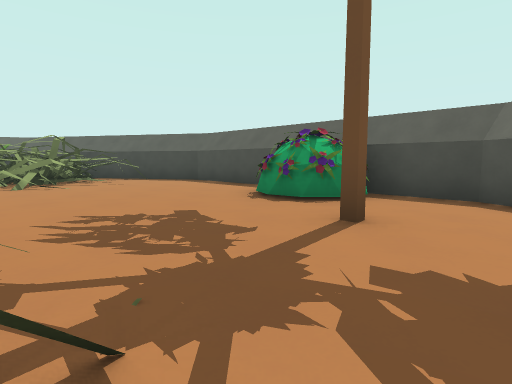
[1] (above)

23 first-person views from a walk through a level from a Godot 3-D game. The camera is 1.2 m above the floor, tilts 6° down and sees 80° across. The floor is counted in squares, 2 m on a side. Each view is taken from the middle of a square. On the plan, view 1 faces up. The plan holds only what a view shows up to about 9 squares ahead; the rest is blank. The place goes on beyond the plan. Characters and animated objects are left out.

[2]
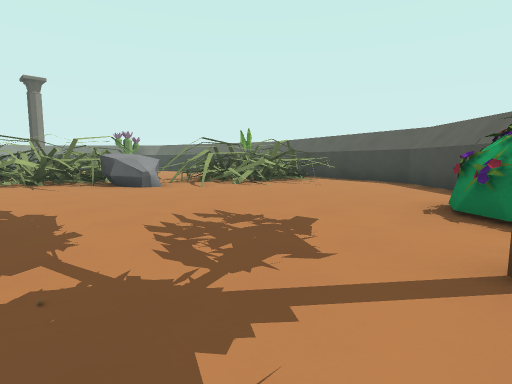

[3]
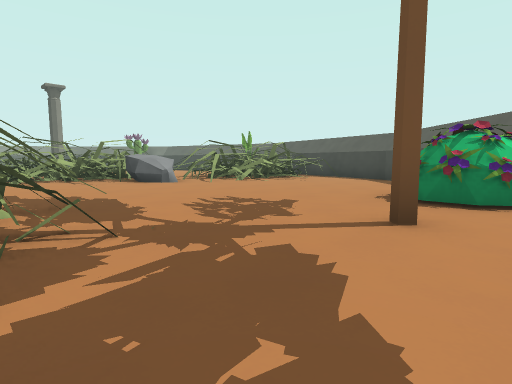

[4]
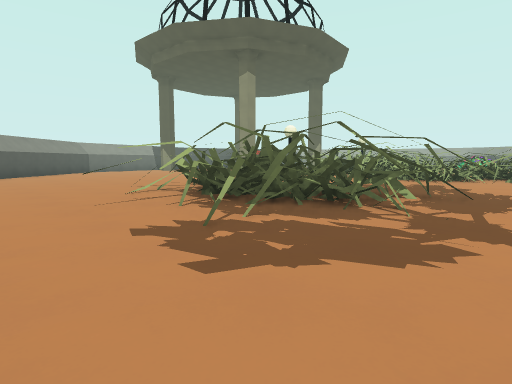

[5]
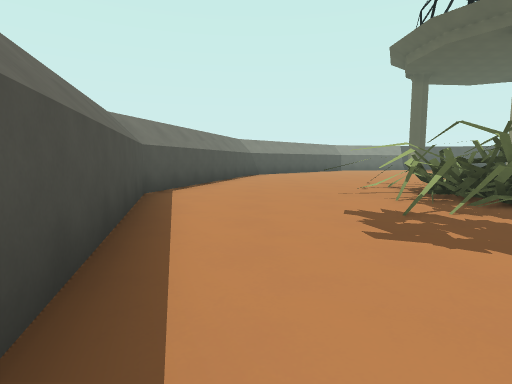

[6]
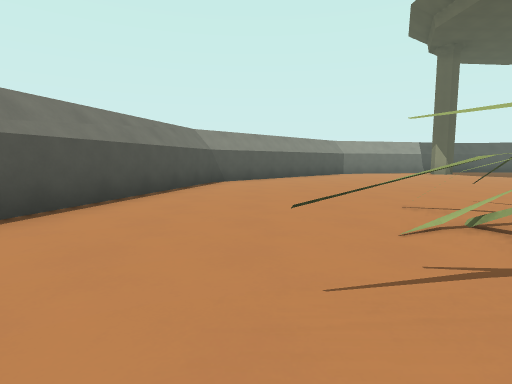

[7]
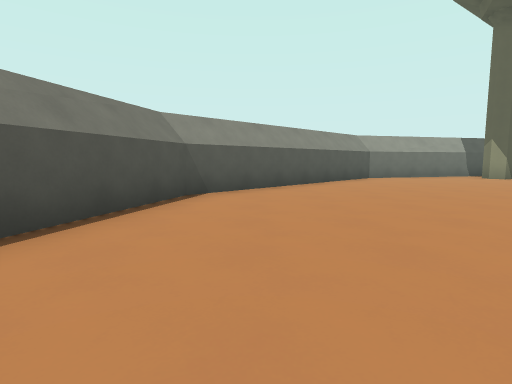

[8]
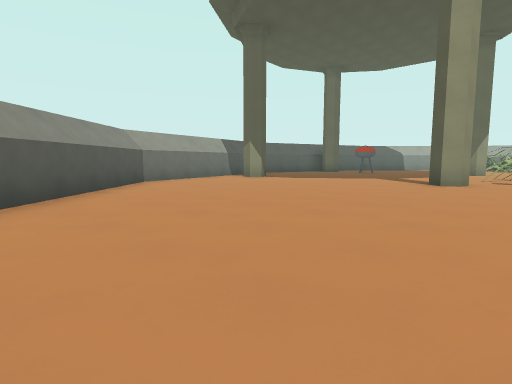

[9]
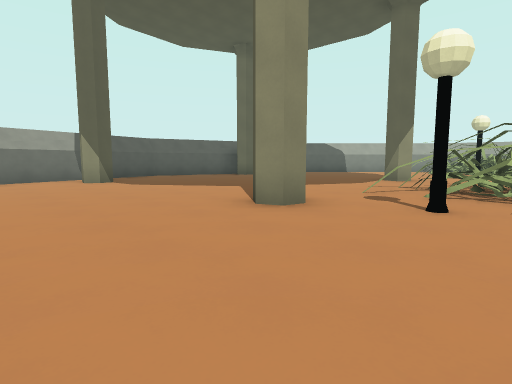

[10]
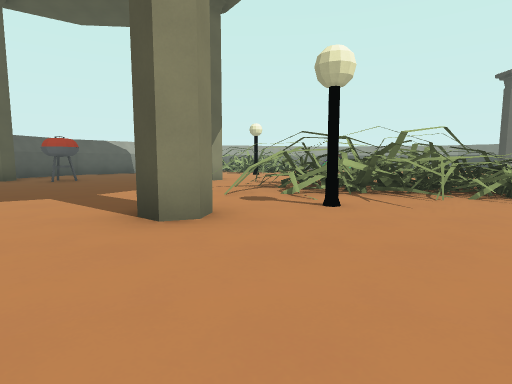

[11]
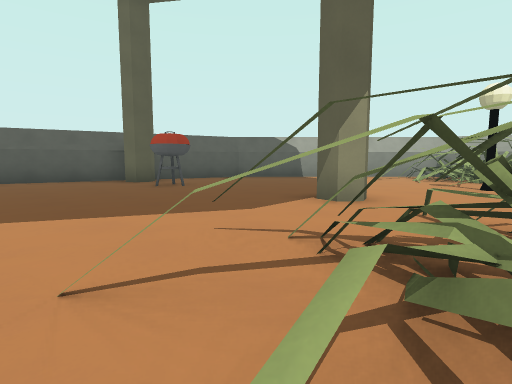

[12]
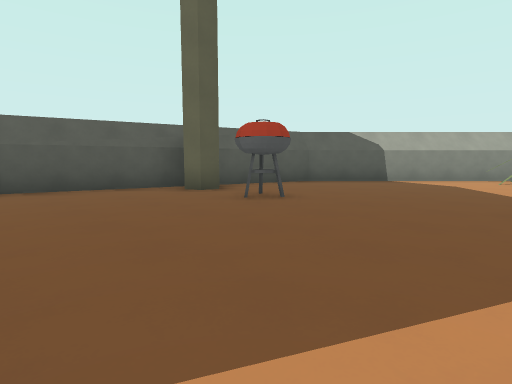

[13]
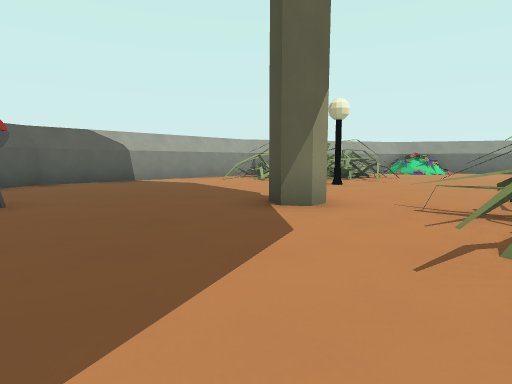

[14]
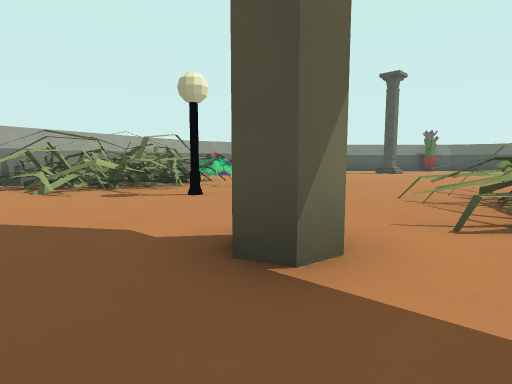

[15]
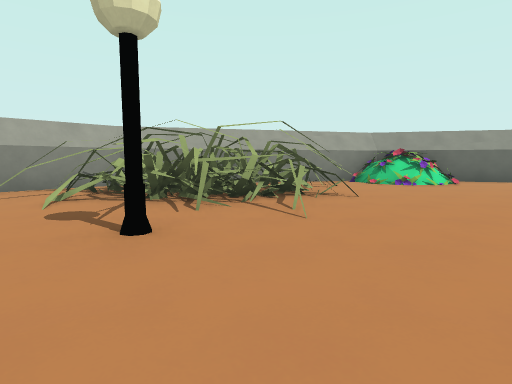

[16]
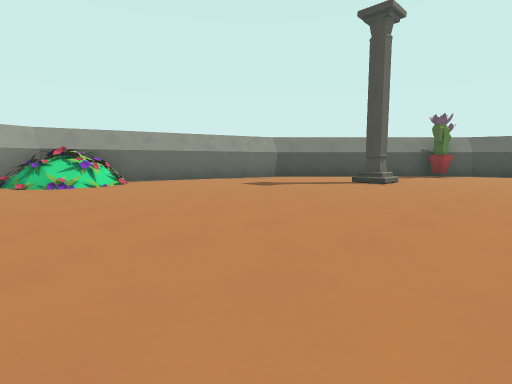

[17]
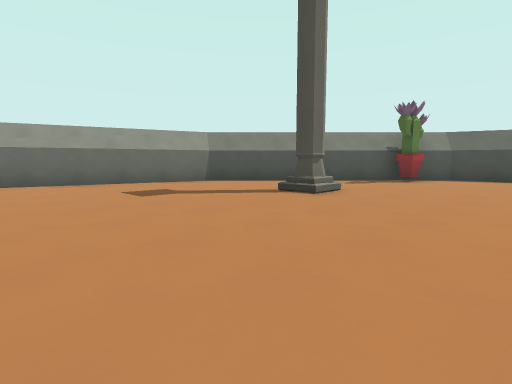

[18]
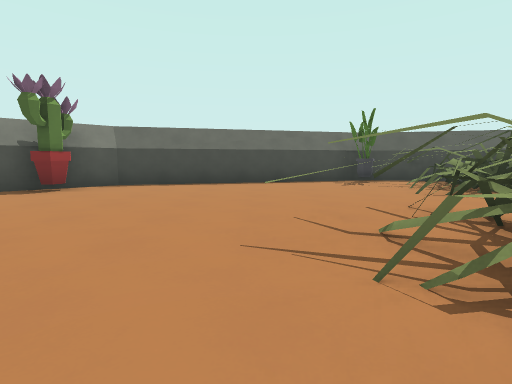

[19]
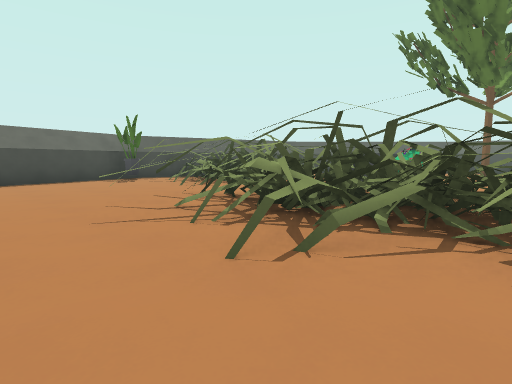

[20]
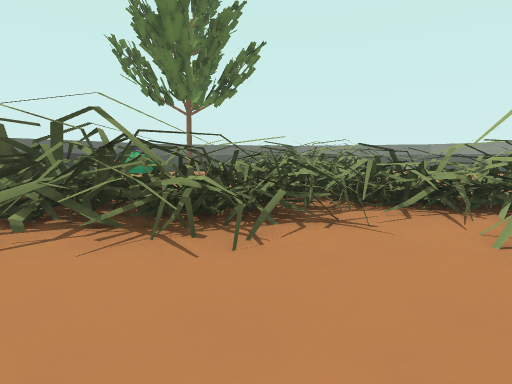

[21]
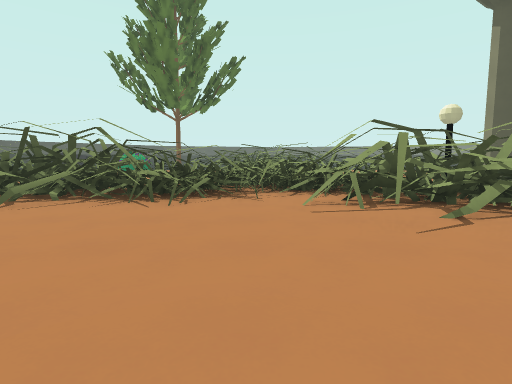

[22]
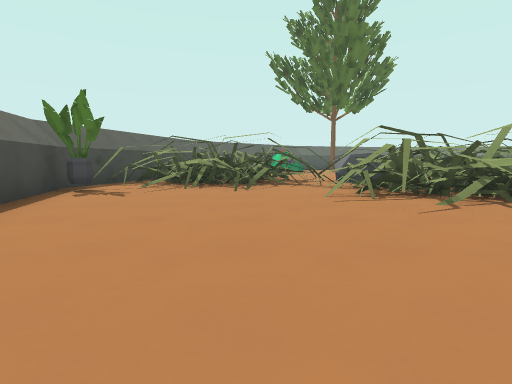

[23]
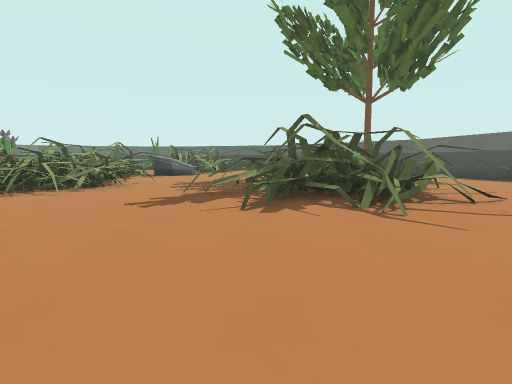

### Floor plan
Key: @ floor where view 1 was taken; # wall or solid block; x gap in a wall; . floor; = window, fence, low wall or low ledge; ^ raised ledge; F flower; T tree; R rock; P pole; A pot.
Columns run from 22 left of view 1 to 5 right of it. Each row starts with its distance up from view 1.
 11          #######
 10       ####...A #   ###
  9      ##......#^### ..##
  8     ##A.......^####...##
  7     #........==^^#.....##
  6   ##........##^^^=....FF##
  5  ##........###^RR.....FFF##
  4  #...#....=###^RR.........#
  3  #.........#^##^#......T..#
  2  #.........^^##...........#
  1 ##..........^^......#=....##
  0 #...........^^^#=...^^@#...#
 -1 #^...........^^^=.#^#^^....#
 -2 #^.........##^^^...^####...#
 -3 #^........###^^#..=^###....#
 -4 #  .......####^....####....#
 -5  ####.....^^#^^#.....#.....#
 -6   #^^^.....###.P..........##
 -7   #^#^P...=###............#
 -8   ###.....x.....#.........#
 -9   ###.....................#
-10    #.....................##
-11    #....................##
-12    ##..................##
-13     ##....x...........##
-14      ##...x.... #.. .##
-15       #####...  .#####
-16           ####  ##

Positions as (right, up) in squares from view 1, and headings:
1: (0, 0), facing up
2: (1, 1), facing up-left
3: (2, 0), facing up-left
4: (3, 2), facing down-left
5: (3, 3), facing down
6: (2, -1), facing down
7: (2, -4), facing down
8: (2, -6), facing down-left
9: (-3, -5), facing down-left
10: (-3, -7), facing left
11: (-8, -6), facing down-left
12: (-8, -9), facing down-left
13: (-8, -9), facing left
14: (-11, -10), facing up-left
15: (-13, -6), facing left
16: (-13, -4), facing up-left
17: (-13, -1), facing up-left
18: (-12, 2), facing up
19: (-13, 1), facing up-right
20: (-13, 0), facing right
21: (-15, -1), facing right
22: (-15, 7), facing right
23: (-3, -8), facing up
